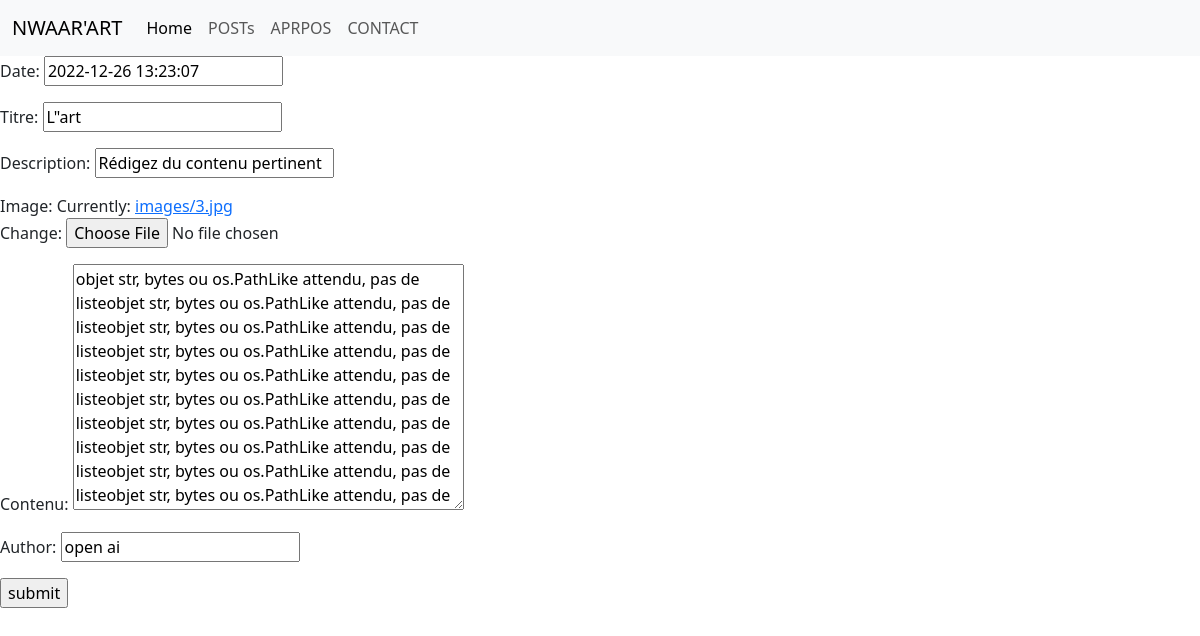
Page /update/5/ on the earlier database version.
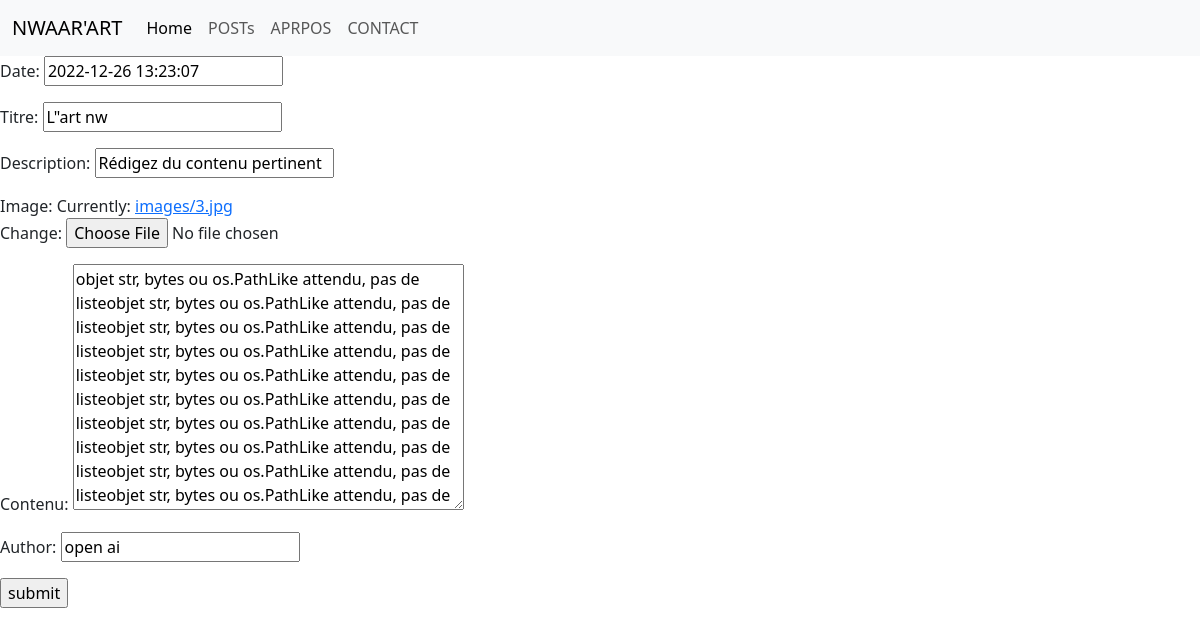
Same page on the later database version.
### post/models.py (models this page shows, shortened)
class Article(models.Model):
    titre = models.CharField(max_length=100)
    description = models.CharField(max_length=300)
    image = models.ImageField(upload_to='images')
    contenu = models.TextField()
    author = models.CharField(max_length=100)
    date = models.DateTimeField(auto_created=True)
    update = models.DateTimeField(auto_now_add=True)

### post/views.py (the view)
# urls.py: path('update/<str:id>/',views.update, name='update'),
def update(request,id):
    article = Article.objects.get(id=id)
    form = ArticleForm(instance=article)
    if request.method == 'POST':
        form = ArticleForm(request.POST, instance=article)
        if form.is_valid():
            form.save()
        return redirect('/')
    context= {'form':form}
    return render(request,'update.html',context)

### post/forms.py
class ArticleForm(ModelForm):
    class Meta:
        model = Article
        fields = '__all__'

### templates/update.html (shortened to what this page needs)
{% extends 'base.html' %}
{% block content %}
<form action="" method="POST">
   {{form.as_p}}
   <input type="submit" value="submit">
</form>
{% endblock %}

Differences in the rows shown:
changed Article "open ai": titre "L\"art" → "L\"art nw"
